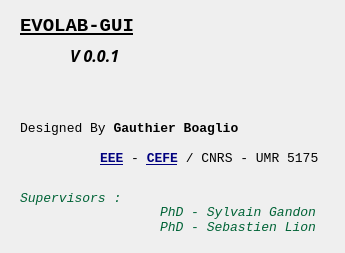
<?xml version="1.0" encoding="UTF-8"?>
<ui version="4.0">
 <class>AboutDialog</class>
 <widget class="QDialog" name="AboutDialog">
  <property name="geometry">
   <rect>
    <x>0</x>
    <y>0</y>
    <width>345</width>
    <height>253</height>
   </rect>
  </property>
  <property name="windowTitle">
   <string>About...</string>
  </property>
  <property name="windowOpacity">
   <double>0.700000000000000</double>
  </property>
  <widget class="QLabel" name="label">
   <property name="geometry">
    <rect>
     <x>230</x>
     <y>10</y>
     <width>101</width>
     <height>91</height>
    </rect>
   </property>
   <property name="text">
    <string/>
   </property>
   <property name="pixmap">
    <pixmap resource="Resources/Resources.qrc">:/new/prefix1/logo-base.png</pixmap>
   </property>
  </widget>
  <widget class="QLabel" name="label_2">
   <property name="geometry">
    <rect>
     <x>20</x>
     <y>10</y>
     <width>130</width>
     <height>31</height>
    </rect>
   </property>
   <property name="font">
    <font>
     <family>Monospace</family>
     <pointsize>14</pointsize>
     <weight>75</weight>
     <bold>true</bold>
     <underline>true</underline>
    </font>
   </property>
   <property name="text">
    <string>EVOLAB-GUI</string>
   </property>
  </widget>
  <widget class="QLabel" name="label_EvolabVersion">
   <property name="geometry">
    <rect>
     <x>70</x>
     <y>40</y>
     <width>90</width>
     <height>30</height>
    </rect>
   </property>
   <property name="font">
    <font>
     <family>Mitra Mono</family>
     <pointsize>12</pointsize>
     <weight>75</weight>
     <italic>true</italic>
     <bold>true</bold>
    </font>
   </property>
   <property name="text">
    <string>V 0.0.1</string>
   </property>
  </widget>
  <widget class="QLabel" name="label_3">
   <property name="geometry">
    <rect>
     <x>20</x>
     <y>120</y>
     <width>251</width>
     <height>17</height>
    </rect>
   </property>
   <property name="font">
    <font>
     <family>Monospace</family>
     <pointsize>10</pointsize>
     <italic>false</italic>
    </font>
   </property>
   <property name="text">
    <string>&lt;html&gt;&lt;head/&gt;&lt;body&gt;&lt;p&gt;Designed By &lt;span style=&quot; font-weight:600;&quot;&gt;Gauthier Boaglio&lt;/span&gt;&lt;/p&gt;&lt;/body&gt;&lt;/html&gt;</string>
   </property>
  </widget>
  <widget class="QLabel" name="label_5">
   <property name="geometry">
    <rect>
     <x>100</x>
     <y>150</y>
     <width>231</width>
     <height>17</height>
    </rect>
   </property>
   <property name="font">
    <font>
     <family>Monospace</family>
     <pointsize>10</pointsize>
     <italic>false</italic>
    </font>
   </property>
   <property name="text">
    <string>&lt;html&gt;&lt;head/&gt;&lt;body&gt;&lt;p&gt;&lt;a href=&quot;http://www.evolepid.org/&quot;&gt;&lt;span style=&quot; font-weight:600; text-decoration: underline; color:#00007f;&quot;&gt;EEE&lt;/span&gt;&lt;/a&gt;  -  &lt;a href=&quot;http://www.cefe.cnrs.fr/en&quot;&gt;&lt;span style=&quot; font-weight:600; text-decoration: underline; color:#00007f;&quot;&gt;CEFE&lt;/span&gt;&lt;/a&gt; / CNRS - UMR 5175&lt;/p&gt;&lt;/body&gt;&lt;/html&gt;</string>
   </property>
   <property name="openExternalLinks">
    <bool>true</bool>
   </property>
  </widget>
  <widget class="QLabel" name="label_6">
   <property name="geometry">
    <rect>
     <x>20</x>
     <y>190</y>
     <width>111</width>
     <height>17</height>
    </rect>
   </property>
   <property name="font">
    <font>
     <family>Monospace</family>
     <pointsize>10</pointsize>
     <weight>75</weight>
     <bold>true</bold>
    </font>
   </property>
   <property name="text">
    <string>&lt;html&gt;&lt;head/&gt;&lt;body&gt;&lt;p&gt;&lt;span style=&quot; font-weight:400; font-style:italic; color:#006336;&quot;&gt;Supervisors :&lt;/span&gt;&lt;/p&gt;&lt;/body&gt;&lt;/html&gt;</string>
   </property>
  </widget>
  <widget class="QLabel" name="label_7">
   <property name="geometry">
    <rect>
     <x>160</x>
     <y>200</y>
     <width>161</width>
     <height>41</height>
    </rect>
   </property>
   <property name="font">
    <font>
     <family>Monospace</family>
     <pointsize>10</pointsize>
    </font>
   </property>
   <property name="text">
    <string>&lt;html&gt;&lt;head/&gt;&lt;body&gt;&lt;p&gt;&lt;span style=&quot; font-style:italic; color:#006336;&quot;&gt;PhD - Sylvain Gandon&lt;br/&gt;PhD - Sebastien Lion&lt;/span&gt;&lt;/p&gt;&lt;/body&gt;&lt;/html&gt;</string>
   </property>
  </widget>
 </widget>
 <resources>
  <include location="Resources/Resources.qrc"/>
 </resources>
 <connections/>
</ui>
